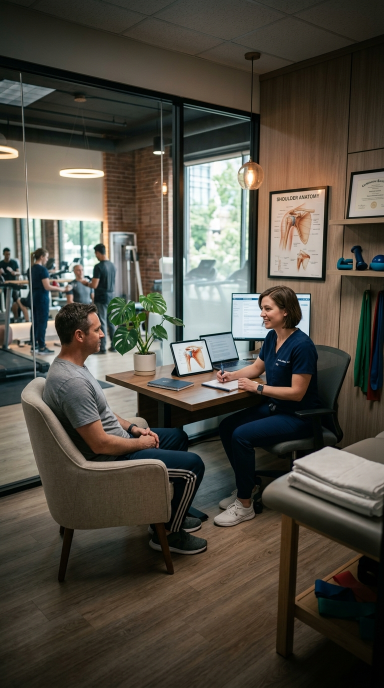
#> input picture assets/bg_clinic.jpg, 768 x 1376 px (shown at 1/2 size)
$ python -i build_real_promo_shorts.py   (imports and definitions only)
#> lines starting #> are read from the running program, lines starting #| are printed output that depends on the picture
#> further down, picture is the input picture: PIL image 768x1376 RGB; mean R, G, B 81.1, 76.4, 66.4
"""Render 9:16 (1080x1920, 30fps) high-retention 80/20 Shorts & Reels promos via Edge TTS + PIL + FFmpeg.

Upgraded Stage 2 engine:
- ~20-23s fast-cut pacing (+24% TTS rate) tailored for YouTube Shorts & Instagram Reels completion rate
- 0-2s non-advertising empathy/pain hook before introducing 4THEPT solution (80/20 formula)
- Synchronized high-contrast bottom caption pills + animated typing cursor & click-pulse overlays
- Synthesized UI click & chime SFX mixed cleanly with soft ambient electric-piano BGM
- Dual-track variants: female/male hospital PT + dedicated non-medical center/Trainer variant
"""

from __future__ import annotations

import argparse
import asyncio
import math
import os
import struct
import subprocess
import tempfile
import wave
from dataclasses import dataclass
from pathlib import Path

import edge_tts
from PIL import Image, ImageDraw, ImageFilter, ImageFont

PROMO_DIR = Path(__file__).resolve().parents[1]
AUTO_ROOT = PROMO_DIR.parent
VIDEOS_DIR = AUTO_ROOT / "결과물" / "4THEPT마케팅" / "videos"
# [1 line not run here, left out]
REAL_ASSETS = PROMO_DIR / "real_assets"

WIDTH = 1080
HEIGHT = 1920
FPS = 30

FONT_CANDIDATES_BOLD = (
    Path("C:/Windows/Fonts/Pretendard-ExtraBold.ttf"),
    Path(os.environ.get("LOCALAPPDATA", "")) / "Microsoft/Windows/Fonts/Pretendard-ExtraBold.ttf",
    Path("C:/Windows/Fonts/Pretendard-Bold.ttf"),
    Path(os.environ.get("LOCALAPPDATA", "")) / "Microsoft/Windows/Fonts/Pretendard-Bold.ttf",
    Path("C:/Windows/Fonts/malgunbd.ttf"),
)
FONT_CANDIDATES_REG = (
    Path("C:/Windows/Fonts/Pretendard-SemiBold.ttf"),
    Path("C:/Windows/Fonts/Pretendard-Medium.ttf"),
    Path(os.environ.get("LOCALAPPDATA", "")) / "Microsoft/Windows/Fonts/Pretendard-Medium.ttf",
    Path("C:/Windows/Fonts/malgun.ttf"),
)


@dataclass(frozen=True)
class SceneSpec:
    eyebrow: str
    headline_lines: tuple[str, ...]
    sub_text: str
    pills: tuple[str, ...]
    theme: str  # "dark" | "light" | "blue"
    shot_a: str
    shot_b: str | None
    crop_norm: tuple[float, float, float, float]
    zoom_end: float
    badge_text: str
    loupe_badge: str
    loupe_line1: str
    loupe_line2: str
    narration: str
    subtitle_chunks: tuple[tuple[str, str], ...]  # (line_text, highlight_token)
    overlay_mode: str  # "hook" | "typing" | "copy_pulse" | "cta"
    compliance_track: str  # "hospital" | "center"


HOSPITAL_SCENES: list[SceneSpec] = [
    SceneSpec(
        eyebrow="퇴근 전 현실 공감 · 물리치료실",
        headline_lines=("도수 12명 보고 나면", "차팅만 40분 남죠"),
        sub_text="기억 더듬으며 타이핑하느라 퇴근이 밀립니다",
        pills=("도수 12명 연속", "차팅 야근", "기억 혼합"),
        theme="dark",
        shot_a="shot_2_workbench_foot.png",
        shot_b=None,
        crop_norm=(0.018, 0.105, 0.495, 0.76),
        zoom_end=1.06,
        badge_text="치료 직후 5초 메모가 퇴근 시간을 바꿉니다",
        loupe_badge="2배 확대 · 1줄 키워드",
        loupe_line1="오른쪽 발 통증, 발꿈치들기 운동",
        loupe_line2="plantar flexion 30도 · NRS 5->2",
        narration="오늘 도수 열두 명 뛰고, 퇴근 전 차팅만 사십 분째 남아계신가요?",
        subtitle_chunks=(
            ("도수 12명 연속 보고 나면", "12명 연속"),
            ("차팅만 40분째 야근...", "40분째 야근"),
        ),
        overlay_mode="hook",
        compliance_track="hospital",
    ),
    SceneSpec(
        eyebrow="310구역 4면 바디차트 + 1줄 입력",
        headline_lines=("문장 쓰지 말고", "단어 5개만 남기세요"),
        sub_text="부위 터치 + 핵심 수치(ROM·NRS) 1줄이면 충분합니다",
        pills=("rt sh flex 120", "Neer (+)", "NRS 5->3"),
        theme="light",
        shot_a="shot_3_workbench_shoulder.png",
        shot_b=None,
        crop_norm=(0.018, 0.105, 0.495, 0.76),
        zoom_end=1.05,
        badge_text="바디차트 체크 + 키워드 1줄 직접 입력",
        loupe_badge="2배 확대 · 310 바디차트",
        loupe_line1="rt sh flex 120도 제한, Neer (+)",
        loupe_line2="단어 5개 남기면 준비 끝",
        narration="비결은 간단합니다. 바디차트 체크하고 단어 다섯 개만 남기세요.",
        subtitle_chunks=(
            ("문장 대신 바디차트 터치 +", "바디차트 터치"),
            ("핵심 단어 5개만 남기세요", "단어 5개"),
        ),
        overlay_mode="typing",
        compliance_track="hospital",
    ),
    SceneSpec(
        eyebrow="5초 구조화 · EMR 원클릭 복사",
        headline_lines=("5초 만에 5단락 초안", "검수 후 바로 복사"),
        sub_text="진단평가 · 평가소견 · 중재 · 전후비교 · 종합소견 정렬",
        pills=("5단락 구조화", "10초 직접 검수", "EMR 양식 복사"),
        theme="light",
        shot_a="shot_3_workbench_shoulder.png",
        shot_b="shot_4_workbench_copied.png",
        crop_norm=(0.502, 0.088, 0.982, 0.88),
        zoom_end=1.04,
        badge_text="10초 검수 -> [EMR 양식 복사] 완료",
        loupe_badge="2배 확대 · EMR 복사",
        loupe_line1="1. 진단평가 · 2. 평가소견 · 3. 중재",
        loupe_line2="10초 직접 검수 후 [EMR 양식 복사]",
        narration="한 줄만 치면 오 초 만에 표준 오단락 초안 완성. 그대로 복사하면 끝입니다.",
        subtitle_chunks=(
            ("5초 만에 EMR 5단락 초안 완성", "5초 만에"),
            ("검수 후 [EMR 양식 복사] 끝!", "EMR 양식 복사"),
        ),
        overlay_mode="copy_pulse",
        compliance_track="hospital",
    ),
    SceneSpec(
        eyebrow="로그인 없이 5초 테스트 · 4THEPT",
        headline_lines=("월 120건 기본 무료", "5초 만에 체험하세요"),
        sub_text="THEPT 회원 월 300건 무료 · 4thept.com/intro",
        pills=("기본 월 120건", "THEPT 월 300건", "비로그인 5초 체험"),
        theme="blue",
        shot_a="shot_6_benefit_section.png",
        shot_b="__benefit_stack__",
        crop_norm=(0.0, 0.0, 1.0, 1.0),
        zoom_end=1.03,
        badge_text="고정 댓글 링크에서 지금 5초 테스트",
        loupe_badge="2배 확대 · 무료 체험 혜택",
        loupe_line1="기본 월 120건 · THEPT 월 300건 무료",
        loupe_line2="고정 댓글 링크에서 로그인 없이 5초",
        narration="매월 백이십 건 무료. 고정 댓글 링크에서 로그인 없이 바로 체험해 보세요.",
        subtitle_chunks=(
            ("기본 월 120건 · THEPT 300건 무료", "월 120건 무료"),
            ("링크에서 로그인 없이 5초 체험!", "로그인 없이 5초"),
        ),
        overlay_mode="cta",
        compliance_track="hospital",
    ),
]


CENTER_SCENES: list[SceneSpec] = [
    SceneSpec(
        eyebrow="운동·트레이닝·PT 센터 운영 고민",
        headline_lines=("수업 후 카톡 · 엑셀", "세션노트 따로 쓰세요?"),
        sub_text="고객 회차 확인에 기간 연기 문의까지 매번 수기 대조",
        pills=("일정 파편화", "회차 확인 번거로움", "기간 연기 문의"),
        theme="dark",
        shot_a="shot_2_workbench_foot.png",
        shot_b=None,
        crop_norm=(0.018, 0.105, 0.495, 0.76),
        zoom_end=1.06,
        badge_text="센터 운영·세션기록지 올인원 정리",
        loupe_badge="2배 확대 · 1줄 키워드",
        loupe_line1="부위 터치 + 핵심 수치 1줄 입력",
        loupe_line2="예) 우측 발목 가동성 제한 · NRS 5->2",
        narration="수업 끝나고 카톡 일정, 엑셀 회차, 세션노트까지 따로 정리하시나요?",
        subtitle_chunks=(
            ("카톡 일정 · 엑셀 이용권 확인에", "엑셀 이용권"),
            ("세션기록지까지 따로 적고 계신가요?", "따로 적고"),
        ),
        overlay_mode="hook",
        compliance_track="center",
    ),
    SceneSpec(
        eyebrow="STEP 01 · 310구역 바디차트 + 키워드 1줄",
        headline_lines=("수업 직후 1줄 메모면", "5초 세션기록지 완성"),
        sub_text="코어 안정화 · 가동성 변화 · 맞춤 운동 지도까지 정리",
        pills=("세션기록지 5초", "바디차트 연동", "전문가 검수"),
        theme="light",
        shot_a="shot_2_workbench_foot.png",
        shot_b=None,
        crop_norm=(0.018, 0.105, 0.495, 0.76),
        zoom_end=1.05,
        badge_text="센터 내부 모드 · 바디차트 + 키워드 입력",
        loupe_badge="2배 확대 · 5초 세션기록",
        loupe_line1="수업 직후 짧은 메모 1줄이면 끝",
        loupe_line2="5단락 표준 세션기록지 [초안] 완성",
        narration="직후 키워드 한 줄이면 오 초 만에 고객 세션기록지 초안이 정리됩니다.",
        subtitle_chunks=(
            ("수업 직후 키워드 1줄만 남기면", "키워드 1줄"),
            ("5초 만에 세션기록지 초안 완성!", "세션기록지"),
        ),
        overlay_mode="typing",
        compliance_track="center",
    ),
    SceneSpec(
        eyebrow="STEP 02 · 전자서명 · 이용권 기간 연기",
        headline_lines=("태블릿 전자서명부터", "기간 연기까지 한 번에"),
        sub_text="10회당 2회·30일 기준 약관과 양도 수수료까지 내장",
        pills=("태블릿 전자서명", "기간 연기 관리", "6자리 팀 공유"),
        theme="light",
        shot_a="shot_6_benefit_section.png",
        shot_b=None,
        crop_norm=(0.01, 0.0, 0.535, 1.0),
        zoom_end=1.04,
        badge_text="센터·트레이너 내부 모드 자동 정렬",
        loupe_badge="2배 확대 · 약관 · 팀 공유",
        loupe_line1="태블릿 전자서명 · 이용권 기간 연기",
        loupe_line2="10회당 2회 · 6자리 팀 공유 지원",
        narration="태블릿 전자서명 동의서부터 이용권 기간 연기까지 한 화면에서 관리하세요.",
        subtitle_chunks=(
            ("종이 대신 태블릿 전자서명 보관", "전자서명"),
            ("이용권 기간 연기·양도 한 화면 관리", "이용권 기간 연기"),
        ),
        overlay_mode="copy_pulse",
        compliance_track="center",
    ),
    SceneSpec(
        eyebrow="트레이너 · PT 센터 · 월 120건 무료",
        headline_lines=("로그인 없이 5초 체험", "지금 바로 열어보세요"),
        sub_text="기본 월 120건 · THEPT 회원 월 300건 (4thept.com/intro)",
        pills=("센터 내부 모드", "월 120건 무료", "카드 등록 없음"),
        theme="blue",
        shot_a="shot_6_benefit_section.png",
        shot_b=None,
        crop_norm=(0.01, 0.0, 0.535, 1.0),
        zoom_end=1.04,
        badge_text="프로필·고정댓글 링크에서 5초 무료 체험",
        loupe_badge="2배 확대 · 지금 무료 체험",
        loupe_line1="카드 등록 없이 매월 120건 기본 무료",
        loupe_line2="프로필·고정댓글 링크에서 5초 체험",
        narration="매월 백이십 건 무료. 포더피티 인트로에서 로그인 없이 바로 체험해 보세요.",
        subtitle_chunks=(
            ("카드 등록 없이 월 120건 무료", "월 120건 무료"),
            ("내부 설정으로 센터 용어 전환!", "센터 용어"),
        ),
        overlay_mode="cta",
        compliance_track="center",
    ),
]


@dataclass(frozen=True)
class NativeCutSpec:
    mode: str  # "dark_hook" | "full_ui" | "dark_cta"
    shot: str
    crop_norm: tuple[float, float, float, float]
    hero_lines: tuple[str, ...]
    hero_hl: str
    cta_url: str
    flash_in: bool
    sfx_mode: str  # "pop" | "typing" | "copy_pulse" | "cta"
    narration: str
    subtitle_chunks: tuple[tuple[str, str], ...]


NATIVE_VIRAL_SCENES: list[NativeCutSpec] = [
    NativeCutSpec(
        mode="dark_hook",
        shot="shot_3_output_zoom.png",
        crop_norm=(0.0, 0.0, 1.0, 1.0),
        hero_lines=("도수 12명 끝나고", "차팅만 40분?"),
        hero_hl="40분?",
        cta_url="",
        flash_in=False,
        sfx_mode="pop",
        narration="도수 열두 명 끝나고, 차팅만 사십 분 남죠?",
        subtitle_chunks=(
            ("도수 12명 끝나고", "12명"),
            ("차팅만 40분 야근?", "40분 야근?"),
        ),
    ),
    NativeCutSpec(
        mode="full_ui",
        shot="shot_2_input_zoom.png",
        crop_norm=(0.0, 0.0, 1.0, 0.56),
        hero_lines=(),
        hero_hl="",
        cta_url="",
        flash_in=False,
        sfx_mode="pop",
        narration="문장 쓰지 말고, 바디차트 딱 한 번 터치.",
        subtitle_chunks=(
            ("문장 쓰지 마세요", "쓰지 마세요"),
            ("바디차트 1번 터치", "1번 터치"),
        ),
    ),
    NativeCutSpec(
        mode="full_ui",
        shot="shot_3_workbench_shoulder.png",
        crop_norm=(0.02, 0.36, 0.495, 0.72),
        hero_lines=(),
        hero_hl="",
        cta_url="",
        flash_in=False,
        sfx_mode="typing",
        narration="핵심 단어 다섯 개만 한 줄 적으면 끝.",
        subtitle_chunks=(
            ("단어 5개만", "단어 5개"),
            ("1줄 적으면 끝!", "1줄"),
        ),
    ),
    NativeCutSpec(
        mode="full_ui",
        shot="shot_3_output_zoom.png",
        crop_norm=(0.0, 0.0, 1.0, 0.62),
        hero_lines=(),
        hero_hl="",
        cta_url="",
        flash_in=True,
        sfx_mode="pop",
        narration="딱 오 초 만에 표준 오단락 초안 완성.",
        subtitle_chunks=(
            ("딱 5초 만에", "5초 만에"),
            ("5단락 초안 완성!", "5단락 초안"),
        ),
    ),
    NativeCutSpec(
        mode="full_ui",
        shot="shot_3_output_zoom.png",
        crop_norm=(0.0, 0.54, 1.0, 0.99),
        hero_lines=(),
        hero_hl="",
        cta_url="",
        flash_in=False,
        sfx_mode="pop",
        narration="전후 수치랑 중재까지 알아서 싹 정렬.",
        subtitle_chunks=(
            ("NRS 전후 비교", "NRS 전후"),
            ("자동으로 싹 정렬", "싹 정렬"),
        ),
    ),
    NativeCutSpec(
        mode="full_ui",
        shot="shot_4_copied_zoom.png",
        crop_norm=(0.0, 0.0, 1.0, 0.52),
        hero_lines=(),
        hero_hl="",
        cta_url="",
        flash_in=False,
        sfx_mode="copy_pulse",
        narration="십 초 검수하고 복사 버튼 누르면 칼퇴.",
        subtitle_chunks=(
            ("10초 직접 검수 후", "직접 검수"),
            ("[EMR 복사] 칼퇴!", "EMR 복사"),
        ),
    ),
    NativeCutSpec(
        mode="full_ui",
        shot="shot_6_benefit_section.png",
        crop_norm=(0.0, 0.0, 0.555, 1.0),
        hero_lines=(),
        hero_hl="",
        cta_url="",
        flash_in=False,
        sfx_mode="pop",
        narration="기본 월 백이십 건, 더피티는 삼백 건 무료.",
        subtitle_chunks=(
            ("기본 월 120건 무료", "120건 무료"),
            ("THEPT 월 300건!", "월 300건!"),
        ),
    ),
    NativeCutSpec(
        mode="dark_cta",
        shot="shot_4_copied_zoom.png",
        crop_norm=(0.0, 0.0, 1.0, 1.0),
        hero_lines=("고정댓글 링크", "로그인 없이 5초"),
        hero_hl="5초",
        cta_url="4thept.com/intro",
        flash_in=False,
        sfx_mode="cta",
        narration="고정 댓글 링크에서 로그인 없이 바로 써보세요.",
        subtitle_chunks=(
            ("로그인 없이 바로", "로그인 없이"),
            ("고정댓글 5초 체험!", "5초 체험!"),
        ),
    ),
]


VARIANTS = [
    {
        "id": "female",
        "renderer": "card",
        "voice": "ko-KR-SunHiNeural",
        "rate": "+24%",
        "scenes": HOSPITAL_SCENES,
        "out_mp4": VIDEOS_DIR / "shorts_charting_vertical_18s.mp4",
    },
    {
        "id": "male",
        "renderer": "card",
        "voice": "ko-KR-InJoonNeural",
        "rate": "+24%",
        "scenes": HOSPITAL_SCENES,
        "out_mp4": VIDEOS_DIR / "shorts_charting_vertical_male.mp4",
    },
    {
        "id": "center_female",
        "renderer": "card",
        "voice": "ko-KR-SunHiNeural",
        "rate": "+24%",
        "scenes": CENTER_SCENES,
        "out_mp4": VIDEOS_DIR / "shorts_center_mode_vertical.mp4",
    },
    {
        "id": "native_viral",
        "renderer": "native",
        "voice": "ko-KR-SunHiNeural",
        "rate": "+28%",
        "scenes": NATIVE_VIRAL_SCENES,
        "out_mp4": VIDEOS_DIR / "shorts_native_viral_18s.mp4",
    },
    {
        "id": "benchmark_hook",
        "renderer": "benchmark",
        "voice": "ko-KR-SunHiNeural",
        "rate": "+34%",
        "scenes": (),  # bound dynamically via BENCHMARK_HOOK_SCENES below
        "out_mp4": VIDEOS_DIR / "shorts_benchmark_hook_18s.mp4",
    },
]


@dataclass(frozen=True)
class BenchmarkCutSpec:
    cut_kind: str  # "compare_hook" | "checklist_4" | "ui_callout"
    shot: str
    crop_norm: tuple[float, float, float, float]
    callout_label: str
    callout_box: tuple[float, float, float, float] | None  # (cx_norm, cy_norm, rx_norm, ry_norm)
    callout_badge_pos: tuple[float, float]  # (cx_norm, cy_norm)
    flash_in: bool
    sfx_mode: str  # "pop" | "typing" | "copy_pulse" | "cta"
    narration: str
    subtitle_chunks: tuple[tuple[str, str], ...]


BENCHMARK_HOOK_SCENES: list[BenchmarkCutSpec] = [
    BenchmarkCutSpec(
        cut_kind="compare_hook",
        shot="shot_2_input_zoom.png",
        crop_norm=(0.0, 0.0, 1.0, 1.0),
        callout_label="",
        callout_box=None,
        callout_badge_pos=(0.5, 0.5),
        flash_in=False,
        sfx_mode="pop",
        narration="도수치료 끝나고 퇴근 전 문장부터 쓰시나요? 순서가 거꾸로입니다.",
        subtitle_chunks=(
            ("문장부터 쓰면", "문장부터"),
            ("순서 거꾸로!", "거꾸로!"),
        ),
    ),
    BenchmarkCutSpec(
        cut_kind="checklist_4",
        shot="shot_2_input_zoom.png",
        crop_norm=(0.0, 0.0, 1.0, 1.0),
        callout_label="",
        callout_box=None,
        callout_badge_pos=(0.5, 0.5),
        flash_in=False,
        sfx_mode="pop",
        narration="치료 직후 딱 네 가지만 남기세요. 부위, 각도, 중재, 통증 수치.",
        subtitle_chunks=(
            ("딱 4개만 남기면", "4개만"),
            ("기억 안 까먹음", "안 까먹음"),
        ),
    ),
    BenchmarkCutSpec(
        cut_kind="ui_callout",
        shot="shot_2_input_zoom.png",
        crop_norm=(0.0, 0.0, 1.0, 0.86),
        callout_label="바디차트 + 단어 5개",
        callout_box=(0.27, 0.145, 0.18, 0.055),
        callout_badge_pos=(0.71, 0.145),
        flash_in=False,
        sfx_mode="typing",
        narration="바디차트 한 번 찍고 단어 다섯 개만 한 줄 적으면 준비 끝.",
        subtitle_chunks=(
            ("바디차트 1터치", "1터치"),
            ("단어 5개만!", "5개만!"),
        ),
    ),
    BenchmarkCutSpec(
        cut_kind="ui_callout",
        shot="shot_3_output_zoom.png",
        crop_norm=(0.0, 0.0, 1.0, 0.72),
        callout_label="5초 5단락 정렬",
        callout_box=(0.28, 0.275, 0.21, 0.048),
        callout_badge_pos=(0.73, 0.275),
        flash_in=True,
        sfx_mode="pop",
        narration="딱 오 초 만에 병원 표준 오단락 초안으로 자동 정렬됩니다.",
        subtitle_chunks=(
            ("딱 5초 만에", "5초 만에"),
            ("5단락 자동 정렬!", "자동 정렬!"),
        ),
    ),
    BenchmarkCutSpec(
        cut_kind="ui_callout",
        shot="shot_4_copied_zoom.png",
        crop_norm=(0.0, 0.0, 1.0, 0.56),
        callout_label="검수 후 1클릭 복사",
        callout_box=(0.83, 0.11, 0.145, 0.065),
        callout_badge_pos=(0.74, 0.34),
        flash_in=False,
        sfx_mode="copy_pulse",
        narration="십 초 직접 검수하고 복사 버튼 누르면 그대로 칼퇴.",
        subtitle_chunks=(
            ("10초 직접 검수", "직접 검수"),
            ("[복사] 누르면 끝", "[복사]"),
        ),
    ),
    BenchmarkCutSpec(
        cut_kind="ui_callout",
        shot="shot_6_benefit_section.png",
        crop_norm=(0.0, 0.0, 0.555, 1.0),
        callout_label="지금 저장 · 고정댓글 5초 체험",
        callout_box=(0.38, 0.81, 0.125, 0.09),
        callout_badge_pos=(0.50, 0.96),
        flash_in=False,
        sfx_mode="cta",
        narration="지금 저장해 두세요. 월 백이십 건 무료, 고정 댓글에서 바로 체험해 보세요.",
        subtitle_chunks=(
            ("지금 저장 필수!", "저장 필수!"),
            ("고정댓글 5초 체험", "5초 체험"),
        ),
    ),
]


# [6 lines left out: function _resolve_font_path, not called in this run]


def load_font(size: int, bold: bool = True) -> ImageFont.FreeTypeFont:
    return ImageFont.truetype(str(_resolve_font_path(bold)), size=size)


# [27 lines left out: functions fit_single_line_font, probe_duration, not called in this run]


# [33 lines not run here, left out]


# [165 lines left out: functions generate_ambient_bgm, generate_ui_sfx_wav, theme_colors, not called in this run]


def ease_in_out(t: float) -> float:
    t = max(0.0, min(1.0, t))
    return t * t * (3.0 - 2.0 * t)


# [454 lines left out: functions build_static_chrome, draw_dynamic_overlays, fit_crop_in_viewport, make_rounded_mask, prepare_audio_mix, start_mp4_encoder and 1 more, not called in this run]


def _build_native_dark_backdrop(src: Image.Image) -> Image.Image:
    dark_base = Image.new("RGB", (WIDTH, HEIGHT), (11, 17, 32))
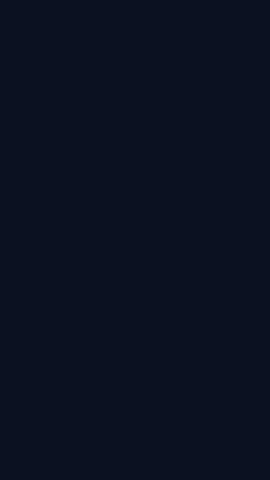
#> dark_base: PIL image 1080x1920 RGB (shown at 1/4 size); mean R, G, B 11, 17, 32
    sw, sh = src.size
    scale = max(WIDTH / sw, HEIGHT / sh)
    nw, nh = int(sw * scale), int(sh * scale)
    resized = src.resize((nw, nh), Image.Resampling.BICUBIC)
    x0 = max(0, (nw - WIDTH) // 2)
    y0 = max(0, (nh - HEIGHT) // 2)
    cropped = resized.crop((x0, y0, x0 + WIDTH, y0 + HEIGHT)).filter(ImageFilter.GaussianBlur(14))
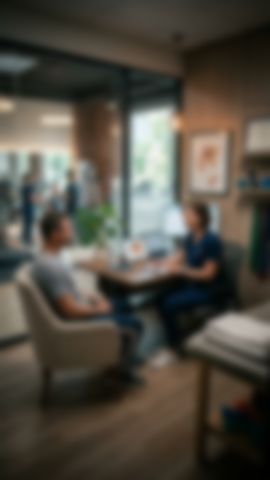
#> cropped: PIL image 1080x1920 RGB (shown at 1/4 size); mean R, G, B 81.4, 76.7, 66.7
    return Image.blend(dark_base, cropped, 0.22)
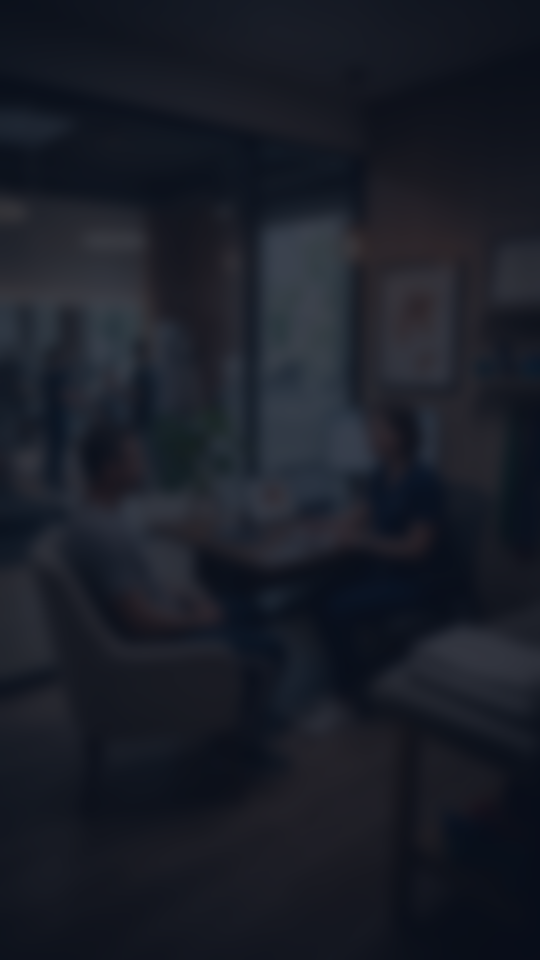
#> returned value: PIL image 1080x1920 RGB (shown at 1/2 size); mean R, G, B 26, 29.6, 39.1


# [486 lines left out: functions _draw_native_compliance_pill, render_native_variant, _draw_benchmark_chrome, _draw_benchmark_compare_hook, _draw_benchmark_checklist_4, render_benchmark_variant and 1 more, not called in this run]


# [2 lines not run here, left out]

>>> from PIL import Image
>>> picture = Image.open('../../assets/bg_clinic.jpg')
>>> result = _build_native_dark_backdrop(picture)
